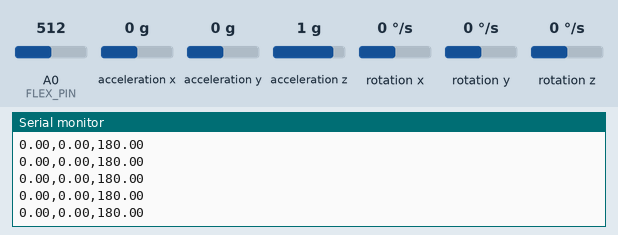
This sketch was run on a simulated Arduino Uno, built with avr-gcc and run on an emulated ATmega328P. Shown: the last lines printed to the serial monitor. The inputs (shaded band) are chosen by the test bench; at power-on: acceleration x 0 g, A0 (FLEX_PIN) = 512, acceleration y 0 g, acceleration z 1 g, rotation x 0 °/s, rotation y 0 °/s, rotation z 0 °/s.

Above: at 1.2 s.
1.3 s: acceleration x set to 0.8 g
At 1.9 s:
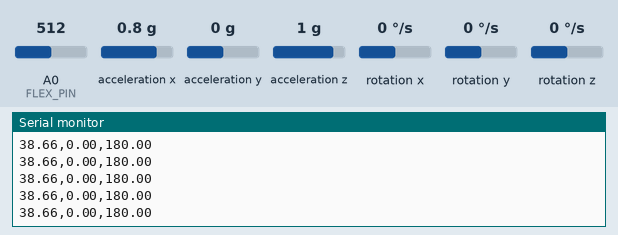
4.3 s: A0 (FLEX_PIN) set to 716
At 4.8 s:
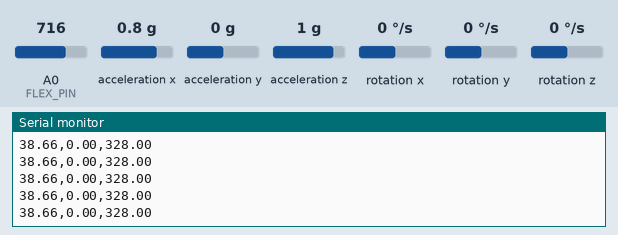
7.3 s: acceleration y set to -1.4 g
At 8.2 s:
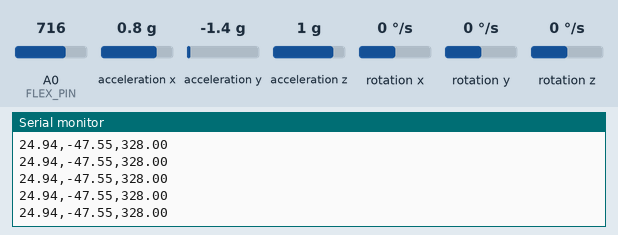
8.8 s: acceleration z set to -1.4 g
At 9.3 s:
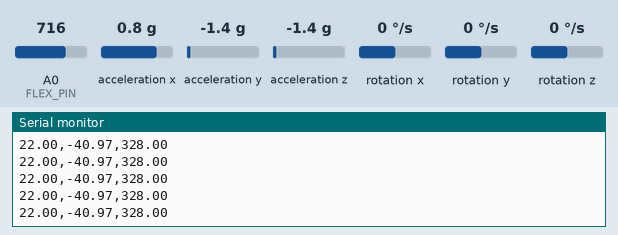
10.3 s: A0 (FLEX_PIN) set to 992
At 11.2 s:
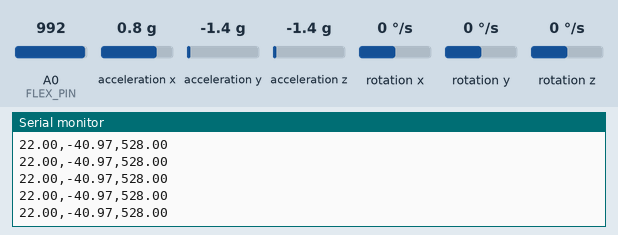
Timing chart, 0 to 12.8 s (numbered marks = the images above; inputs shaded):
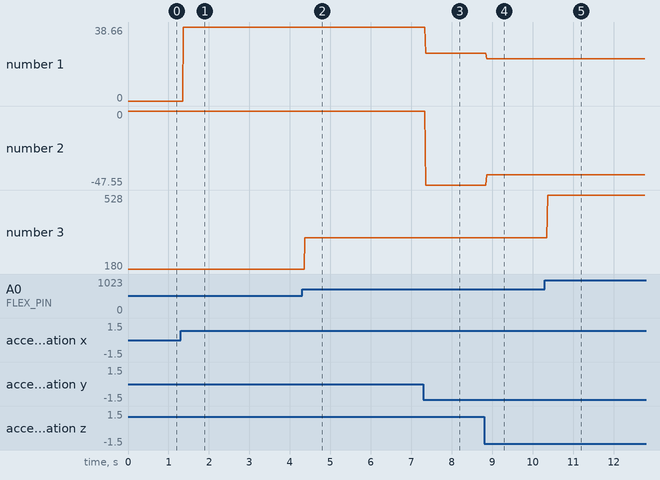

The sketch:

sender.ino
```cpp
#include "I2Cdev.h"
#include "MPU6050.h"
#include "Wire.h"

#define FLEX_PIN A0

MPU6050 mpu;

int ax, ay, az;
float acc[2];
float flex_deg;

void setup()
{
  Serial.begin(9600);
  Wire.begin();

  pinMode(FLEX_PIN, INPUT);

  mpu.initialize();
}

void loop()
{
  // Leer las aceleraciones y giroscopio
  mpu.getAcceleration(&ax, &ay, &az);

  //Calculos angulos X e Y
  acc[0] = atan(ax / sqrt(pow(ay, 2) + pow(az, 2))) * RAD_TO_DEG;
  acc[1] = atan(ay / sqrt(pow(ax, 2) + pow(az, 2))) * RAD_TO_DEG;

  //Calcula angulos del sensor de flexion
  flex_deg = analogRead(FLEX_PIN);
  flex_deg = map(flex_deg, 264, 512, 0, 180);

  send_data();
  delay(10);
}

void send_data(){
  Serial.print(acc[0]);
  Serial.print(",");
  Serial.print(acc[1]);
  Serial.print(",");
  Serial.println(flex_deg);
}
```

Measured:
- after the input at 1.3 s, the serial monitor: prints a new line after 0.07 s (image 1)
- after the input at 4.3 s, the serial monitor: prints a new line after 0.07 s (image 2)
- after the input at 7.3 s, the serial monitor: prints a new line after 0.06 s (image 3)
- after the input at 8.8 s, the serial monitor: prints a new line after 0.06 s (image 4)
- after the input at 10.3 s, the serial monitor: prints a new line after 0.07 s (image 5)
- plotted number 1: 0 → 38.66 after the input at 1.3 s, 38.66 → 24.94 after the input at 7.3 s, 24.94 → 22 after the input at 8.8 s
- plotted number 2: 0 → -47.55 after the input at 7.3 s, -47.55 → -40.97 after the input at 8.8 s
- plotted number 3: 180 → 328 after the input at 4.3 s, 328 → 528 after the input at 10.3 s
